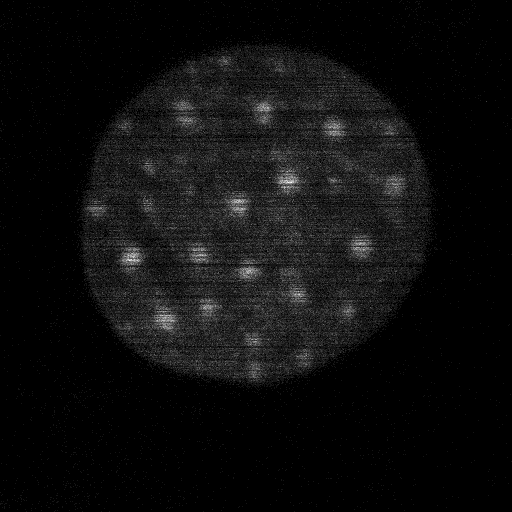
#> input picture ex1.tif, 512 x 512 px
$ python hist_norm.py
#> lines starting #> are read from the running program, lines starting #| are printed output that depends on the picture
'''from https://docs.opencv.org/3.4/d4/d1b/tutorial_histogram_equalization.html '''

import cv2 as cv
import argparse

# Load source image
im = cv.imread("ex1.tif")
#> im is the input picture: shape (512, 512, 3); min 3, max 15, mean 3.66
if im is None:
    print('Could not open or find the image:', args.input)
    exit(0)

# Gray and Blur image
im_gray = cv.cvtColor(im, cv.COLOR_BGR2GRAY)

dst = cv.equalizeHist(im_gray)
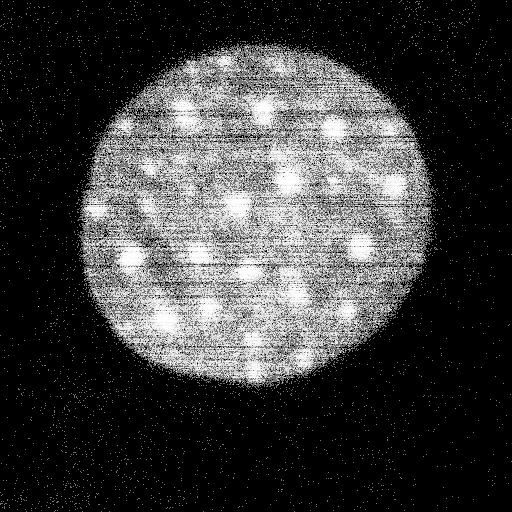
#> dst: shape (512, 512); min 0, max 255, mean 60.9

clahe = cv.createCLAHE(clipLimit=5.0, tileGridSize=(8,8))
dst2 = clahe.apply(im_gray)
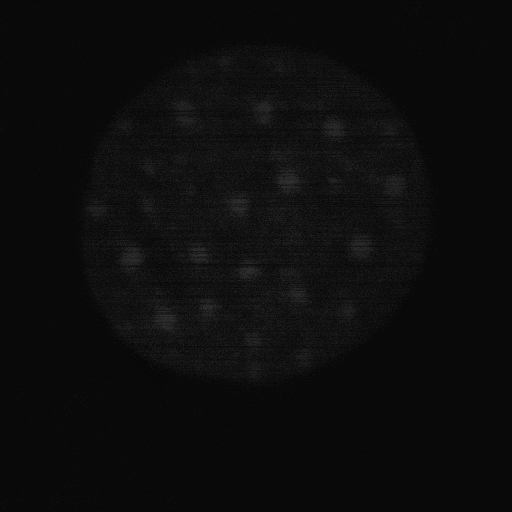
#> dst2: shape (512, 512); min 8, max 49, mean 12.6
#dst2 = cv.equalizeHist(dst2)

cv.imshow('Source_image', im)
cv.imshow('Equal_Image.png', dst)
cv.imshow('CLAHE_image', dst2)


cv.waitKey()

$ run again, with ex2.tif copied over ex1.tif
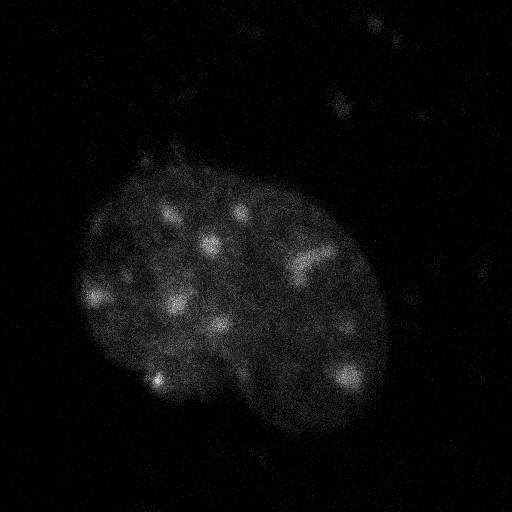
#> input picture ex2.tif, 512 x 512 px
#> im is the input picture: shape (512, 512, 3); min 3, max 14, mean 3.42
#> `dst = cv.equalizeHist(im_gray)`:
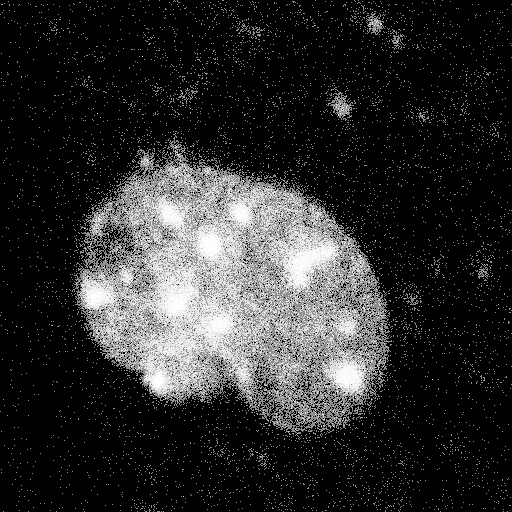
#> dst: shape (512, 512); min 0, max 255, mean 44.5
#> `dst2 = clahe.apply(im_gray)`:
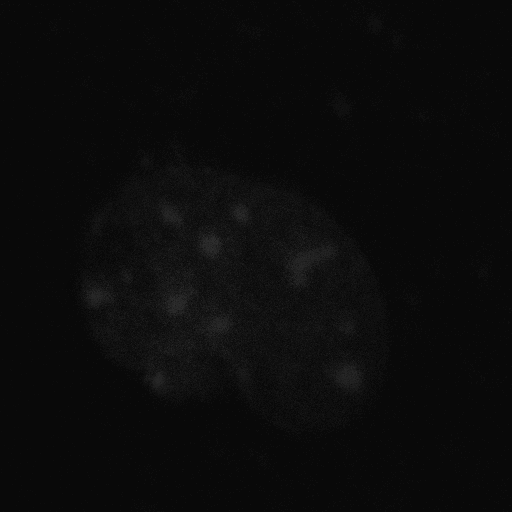
#> dst2: shape (512, 512); min 8, max 47, mean 11.3

$ run again, with ex3.tif copied over ex1.tif
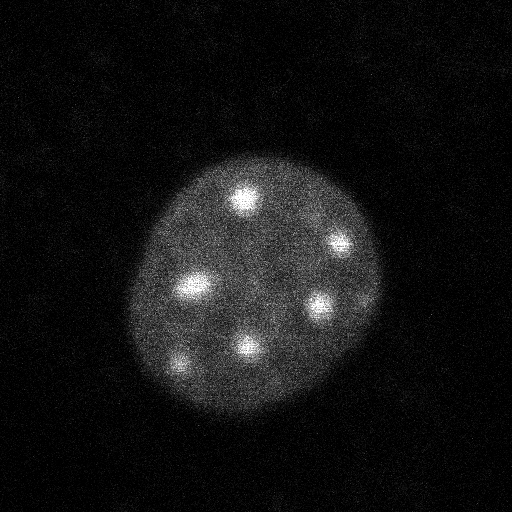
#> input picture ex3.tif, 512 x 512 px
#> im is the input picture: shape (512, 512, 3); min 0, max 255, mean 18.7
#> `dst = cv.equalizeHist(im_gray)`:
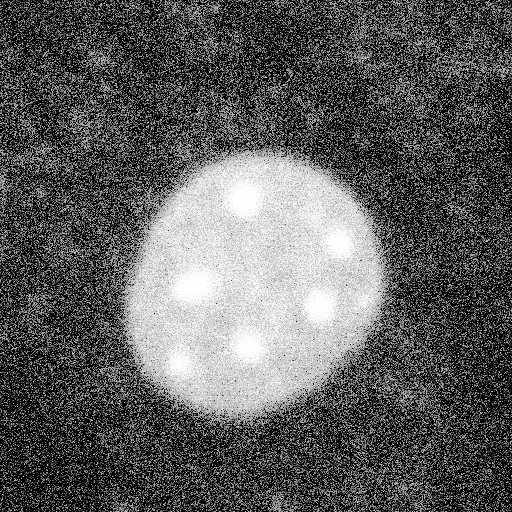
#> dst: shape (512, 512); min 0, max 255, mean 92.2
#> `dst2 = clahe.apply(im_gray)`:
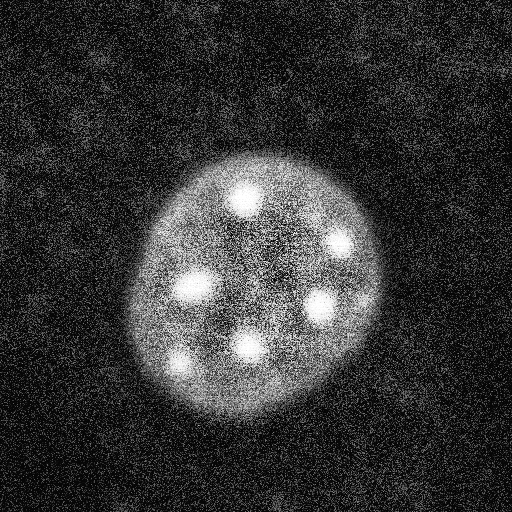
#> dst2: shape (512, 512); min 0, max 255, mean 53
